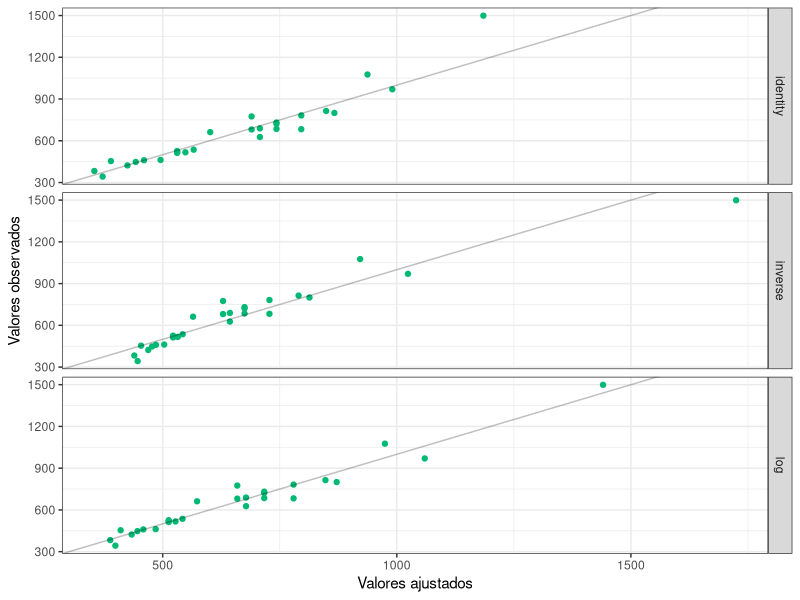
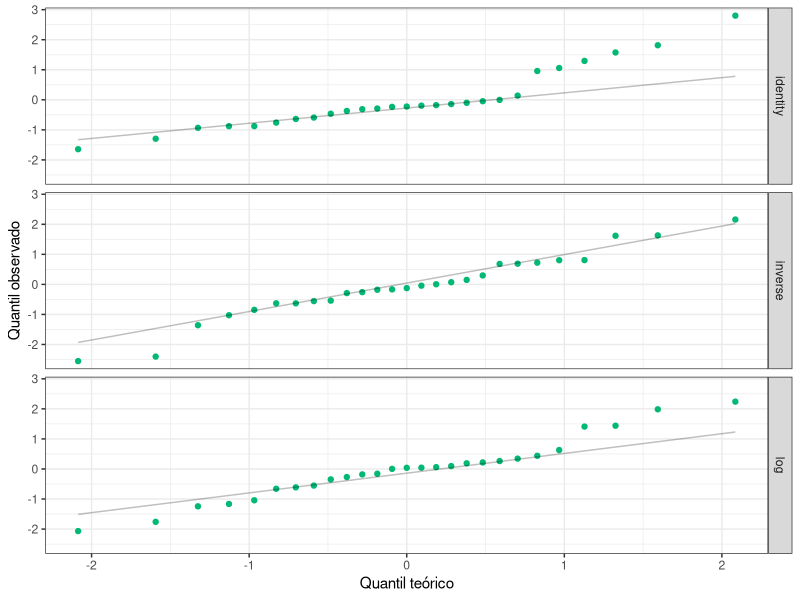
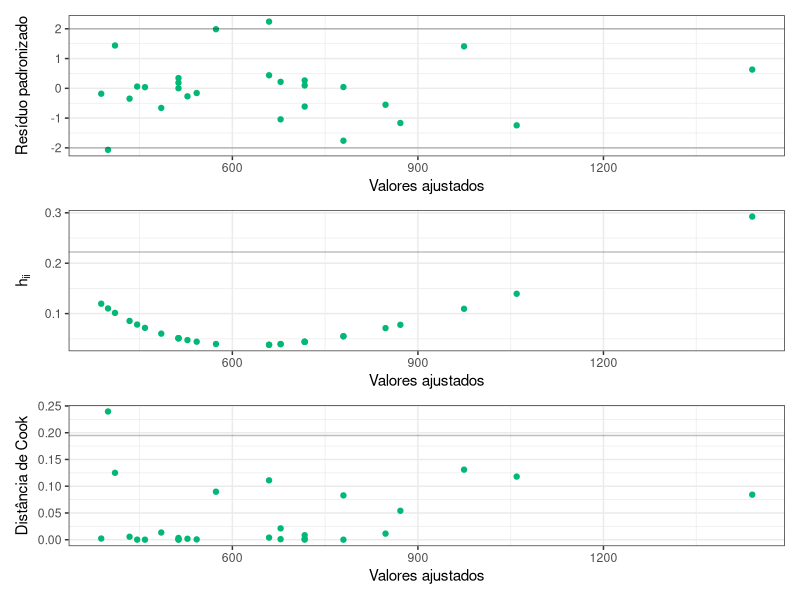

The R script that drew these images, in order:
## ---- chunk 1
library(tidyverse)
library(boot)
library(patchwork)
data4 <- read.csv("data/censo.csv")
fit14 <- glm(renda ~ ano, data4, family = Gamma(link = identity))
fit24 <- glm(renda ~ ano, data4, family = Gamma(link = inverse ))
fit34 <- glm(renda ~ ano, data4, family = Gamma(link = log     ))
## ---- chunk 2
#| out-width: 100%
#| fig-height: 4
tibble(
    y        = data4$renda  ,
    identity = fitted(fit14),
    inverse  = fitted(fit24),
    log      = fitted(fit34),
) |>
    pivot_longer(-y) |>
    ggplot(aes(x = value, y = y)) +
    facet_grid(rows = vars(name)) +
    geom_point(color = "#02b875") +
    geom_abline(alpha = 0.25) +
    labs(x = "Valores ajustados", y = "Valores observados") +
    theme_bw()
## ---- chunk 3
#| out-width: 100%
#| fig-height: 4
tibble(
    identity = glm.diag(fit14)$rd,
    inverse  = glm.diag(fit24)$rd,
    log      = glm.diag(fit34)$rd,
) |>
    pivot_longer(everything()) |>
    ggplot(aes(sample = value)) +
    facet_grid(vars(name))+
    geom_qq(color = "#02b875") +
    geom_qq_line(alpha = 0.25) +
    labs(x = "Quantil teórico", y = "Quantil observado") +
    theme_bw()
## ---- chunk 4
desvio14  <- summary(fit14)$deviance / summary(fit14)$dispersion
quantil14 <- qchisq(0.95, summary(fit14)$df.residual)

desvio24  <- summary(fit24)$deviance / summary(fit24)$dispersion
quantil24 <- qchisq(0.95, summary(fit24)$df.residual)

desvio34  <- summary(fit34)$deviance / summary(fit34)$dispersion
quantil34 <- qchisq(0.95, summary(fit34)$df.residual)
## ---- chunk 5
fit4 <- fit34
n <- nrow(data4)
p <- ncol(data4)
## ---- chunk 6
#| out-width: 100%
#| fig-height: 5.7
g14 <- data4 |>
    ggplot(aes(x = fitted(fit4), y = glm.diag(fit4)$rd)) +
    geom_point(color = "#02b875") +
    geom_hline(aes(yintercept = -2), alpha = 0.25) +
    geom_hline(aes(yintercept = +2), alpha = 0.25) +
    labs(x = "Valores ajustados", y = "Resíduo padronizado") +
    theme_bw()
g24 <- data4 |>
    ggplot(aes(x = fitted(fit4), y = glm.diag(fit4)$h)) +
    geom_point(color = "#02b875") +
    geom_hline(yintercept = 2 * p / n, alpha = 0.25) +
    labs(x = "Valores ajustados", y = expression(h[i][i])) +
    theme_bw()
g34 <- data4 |>
    ggplot(aes(x = fitted(fit4), y = glm.diag(fit4)$cook)) +
    geom_point(color = "#02b875") +
    geom_hline(yintercept = qchisq(0.1, p) / p, alpha = 0.25) +
    labs(x = "Valores ajustados", y = "Distância de Cook") +
    theme_bw()
g14 / g24 / g34
